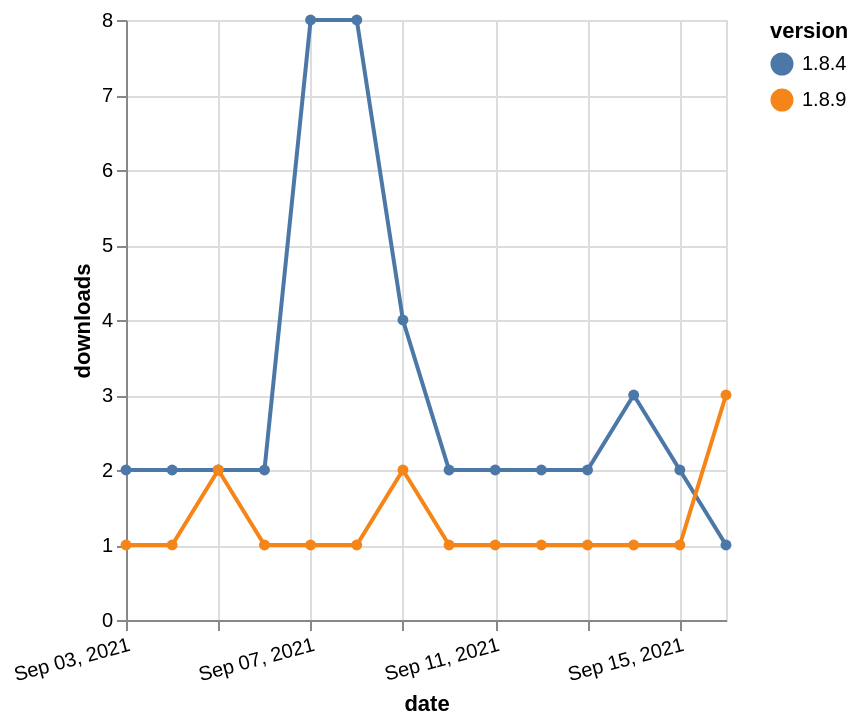

Specify this chart in Vega-Lite:
### Vega-Lite specification from a JSON file in a GitHub repository (floating-point values rounded to 4 significant figures)
{"$schema": "https://vega.github.io/schema/vega-lite/v5.json", "description": "A simple bar chart with embedded data.", "data": {"values": [{"date": "2021-09-03", "total": 4439, "delta": 2, "version": "1.8.4"}, {"date": "2021-09-04", "total": 4441, "delta": 2, "version": "1.8.4"}, {"date": "2021-09-05", "total": 4443, "delta": 2, "version": "1.8.4"}, {"date": "2021-09-06", "total": 4445, "delta": 2, "version": "1.8.4"}, {"date": "2021-09-07", "total": 4453, "delta": 8, "version": "1.8.4"}, {"date": "2021-09-08", "total": 4461, "delta": 8, "version": "1.8.4"}, {"date": "2021-09-09", "total": 4465, "delta": 4, "version": "1.8.4"}, {"date": "2021-09-10", "total": 4467, "delta": 2, "version": "1.8.4"}, {"date": "2021-09-11", "total": 4469, "delta": 2, "version": "1.8.4"}, {"date": "2021-09-12", "total": 4471, "delta": 2, "version": "1.8.4"}, {"date": "2021-09-13", "total": 4473, "delta": 2, "version": "1.8.4"}, {"date": "2021-09-14", "total": 4476, "delta": 3, "version": "1.8.4"}, {"date": "2021-09-15", "total": 4478, "delta": 2, "version": "1.8.4"}, {"date": "2021-09-16", "total": 4479, "delta": 1, "version": "1.8.4"}, {"date": "2021-09-03", "total": 254, "delta": 1, "version": "1.8.9"}, {"date": "2021-09-04", "total": 255, "delta": 1, "version": "1.8.9"}, {"date": "2021-09-05", "total": 257, "delta": 2, "version": "1.8.9"}, {"date": "2021-09-06", "total": 258, "delta": 1, "version": "1.8.9"}, {"date": "2021-09-07", "total": 259, "delta": 1, "version": "1.8.9"}, {"date": "2021-09-08", "total": 260, "delta": 1, "version": "1.8.9"}, {"date": "2021-09-09", "total": 262, "delta": 2, "version": "1.8.9"}, {"date": "2021-09-10", "total": 263, "delta": 1, "version": "1.8.9"}, {"date": "2021-09-11", "total": 264, "delta": 1, "version": "1.8.9"}, {"date": "2021-09-12", "total": 265, "delta": 1, "version": "1.8.9"}, {"date": "2021-09-13", "total": 266, "delta": 1, "version": "1.8.9"}, {"date": "2021-09-14", "total": 267, "delta": 1, "version": "1.8.9"}, {"date": "2021-09-15", "total": 268, "delta": 1, "version": "1.8.9"}, {"date": "2021-09-16", "total": 271, "delta": 3, "version": "1.8.9"}]}, "width": "container", "mark": {"type": "line", "point": {"filled": true}}, "encoding": {"x": {"field": "date", "type": "temporal", "timeUnit": "yearmonthdate", "title": "date", "axis": {"labelAngle": -15}}, "y": {"field": "delta", "type": "quantitative", "title": "downloads"}, "color": {"field": "version", "type": "nominal"}, "tooltip": {"field": "delta"}}}
